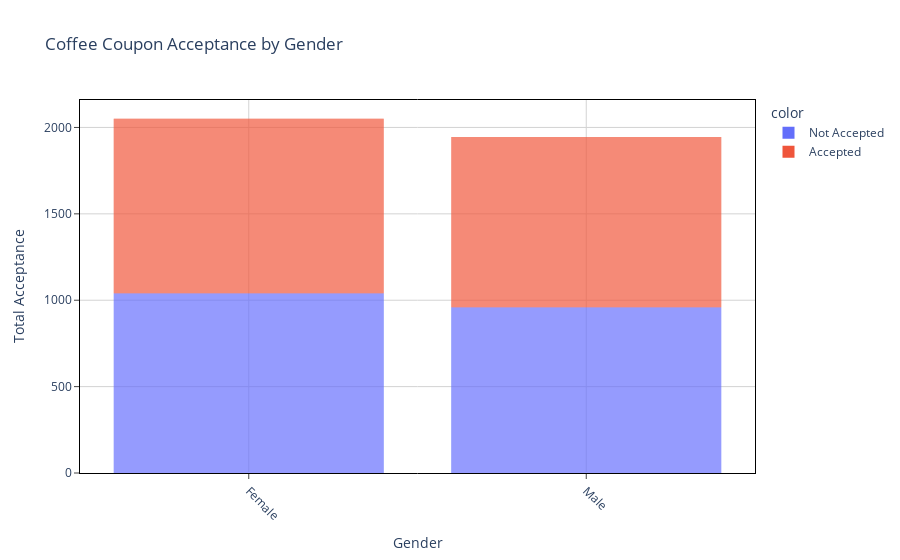

The cell this chart's notebook holds for it:
### Markdown cell above
@Finding

Income does not influence much when it comes to coffee coupon acceptance and it mostly shows around 50% acceptance on all income groups.

### Code cell
# Lets create a barplot based on the coffee coupon acceptance, by gender 

fig = px.bar(df_coffee_coupons['gender'], color=df_coffee_coupons['acceptance'], 
             title = 'Coffee Coupon Acceptance by Gender',
            labels={'value':'Gender',
                   'count':'Total Acceptance'}
            )

fig.update_layout(
    plot_bgcolor='white'
)

fig.update_xaxes(
    tickangle = 45,
    mirror=True,
    ticks='outside',
    showline=True,
    linecolor='black',
    gridcolor='lightgrey'
)
fig.update_yaxes(
    mirror=True,
    ticks='outside',
    showline=True,
    linecolor='black',
    gridcolor='lightgrey'
)

fig.update_traces(marker_line_width = 0,
                  selector=dict(type="bar"))

fig.update_layout(bargap=0.2,
                  bargroupgap = 0,
                 )
fig.show()

### Figure 1 — Plotly figure (JSON) as saved in the notebook; plotly's stock layout.template omitted (floating-point values rounded to 4 significant figures; data arrays with more than 128 entries replaced by an {"elided": "..."} marker saying what was removed)
{"data": [{"alignmentgroup": "True", "hovertemplate": "color=Not Accepted<br>Gender=%{x}<br>Total Acceptance=%{y}<extra></extra>", "legendgroup": "Not Accepted", "marker": {"color": "#636efa", "line": {"width": 0}, "pattern": {"shape": ""}}, "name": "Not Accepted", "offsetgroup": "Not Accepted", "orientation": "v", "showlegend": true, "textposition": "auto", "type": "bar", "x": {"elided": "2001 str values"}, "xaxis": "x", "y": {"elided": "2001 int values"}, "yaxis": "y"}, {"alignmentgroup": "True", "hovertemplate": "color=Accepted<br>Gender=%{x}<br>Total Acceptance=%{y}<extra></extra>", "legendgroup": "Accepted", "marker": {"color": "#EF553B", "line": {"width": 0}, "pattern": {"shape": ""}}, "name": "Accepted", "offsetgroup": "Accepted", "orientation": "v", "showlegend": true, "textposition": "auto", "type": "bar", "x": {"elided": "1995 str values"}, "xaxis": "x", "y": {"elided": "1995 int values"}, "yaxis": "y"}], "layout": {"autosize": true, "bargap": 0.2, "bargroupgap": 0, "barmode": "relative", "legend": {"title": {"text": "color"}, "tracegroupgap": 0}, "plot_bgcolor": "white", "title": {"text": "Coffee Coupon Acceptance by Gender"}, "xaxis": {"anchor": "y", "autorange": true, "domain": [0, 1], "gridcolor": "lightgrey", "linecolor": "black", "mirror": true, "range": [-0.5, 1.5], "showline": true, "tickangle": 45, "ticks": "outside", "title": {"text": "Gender"}, "type": "category"}, "yaxis": {"anchor": "x", "autorange": true, "domain": [0, 1], "gridcolor": "lightgrey", "linecolor": "black", "mirror": true, "range": [0, 2159.0], "showline": true, "ticks": "outside", "title": {"text": "Total Acceptance"}, "type": "linear"}}}
